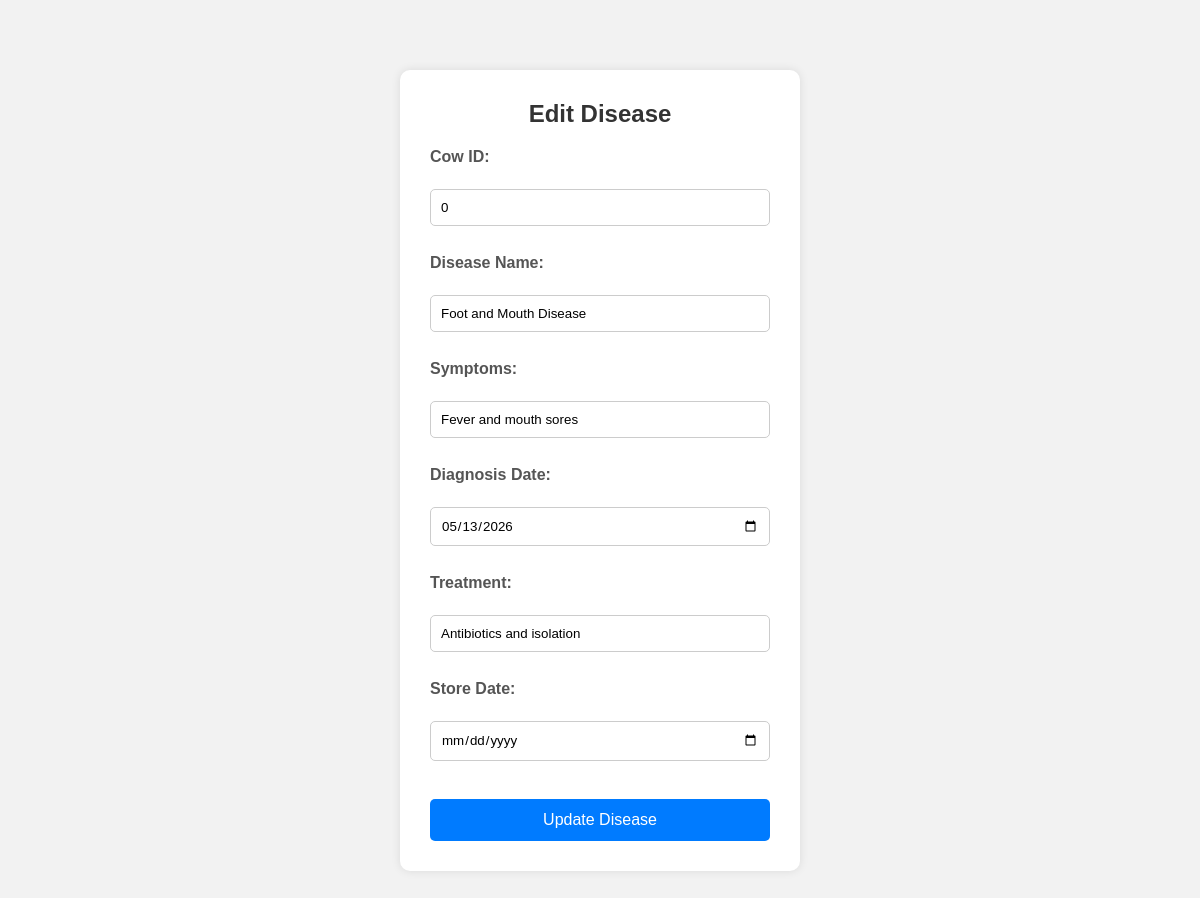
Screenshot of /Ahmed_Seid_DBU1601509/edit.php?editid=0 with the database file from the repository.
### tables this page shows
CREATE TABLE `tbl_disease` (
  `Cow_ID` int(11) NOT NULL,
  `D_Name` varchar(50) NOT NULL,
  `Symptoms` varchar(50) NOT NULL,
  `Diagnosis_Date` date NOT NULL,
  `Treatment` varchar(250) NOT NULL,
  `Store_date` date NOT NULL
);

### Ahmed_Seid_DBU1601509/edit.php (the view, shortened to what this page needs)
<?php
include 'db.php';
$id = $_GET['editid'];
$sql = "SELECT * FROM tbl_disease WHERE Cow_ID= $id";
$result = $conn->query($sql);
$row = $result->fetch_assoc();
$Cow_ID = $row['Cow_ID'];
$D_Name = $row['D_Name'];
$Symptoms = $row['Symptoms'];
$Diagnosis_Date = $row['Diagnosis_Date'];
$Treatment = $row['Treatment'];
$Store_Date = $row['Store_date'];
?>
<!DOCTYPE html>
<html lang="en">
<head>
    <link rel="stylesheet" href="style.css">
</head>
<body>
<div class="container">
    <h2>Edit Disease</h2>
<form method="POST">
    <label>Cow ID:</label><br>
    <input type="text" name="Cow_ID" value="<?php echo $Cow_ID; ?>" required><br><br>
    <label>Disease Name:</label><br>
    <input type="text" name="D_Name" value="<?php echo $D_Name; ?>" required><br><br>
    <label>Symptoms:</label><br>
    <input type="text" name="Symptoms" value="<?php echo $Symptoms; ?>" required><br><br>
    <label>Diagnosis Date:</label><br>
    <input type="date" name="Diagnosis_Date" value="<?php echo $Diagnosis_Date; ?>" required><br><br>
    <label>Treatment:</label><br>
    <input type="text" name="Treatment" value="<?php echo $Treatment; ?>" required><br><br>
    <label>Store Date:</label><br>
    <input type="date" name="Store_Date" value="<?php echo $Store_Date; ?>" required><br><br>
    <button type="submit" name="submit">Update Disease</button>
</form>
</div>
</body>
</html>

### Ahmed_Seid_DBU1601509/style.css (style rules this page uses)
* { margin:0; padding:0; box-sizing:border-box; font-family:Arial, sans-serif; }
body { background:#f2f2f2; padding:30px; }
.container { width:400px; background:#fff; padding:30px; margin:40px auto; border-radius:10px; box-shadow:0 0 10px rgba(0,0,0,0.1); }
h1,h2 { text-align:center; margin-bottom:20px; color:#333; }
label { font-weight:bold; display:block; margin-top:10px; color:#555; }
input { width:100%; padding:10px; margin-top:5px; border:1px solid #ccc; border-radius:5px; outline:none; }
button { width:100%; padding:12px; margin-top:20px; background:#007bff; color:white; border:none; border-radius:5px; cursor:pointer; font-size:16px; }

### rows the page displays
tbl_disease: Cow_ID "0", D_Name "Foot and Mouth Disease", Symptoms "Fever and mouth sores", Diagnosis_Date "05/13/2026", Treatment "Antibiotics and isolation"
